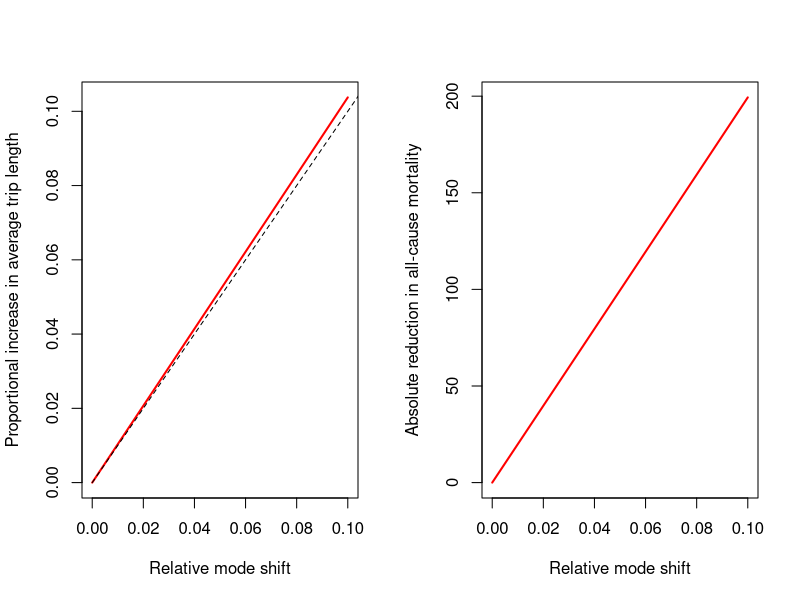
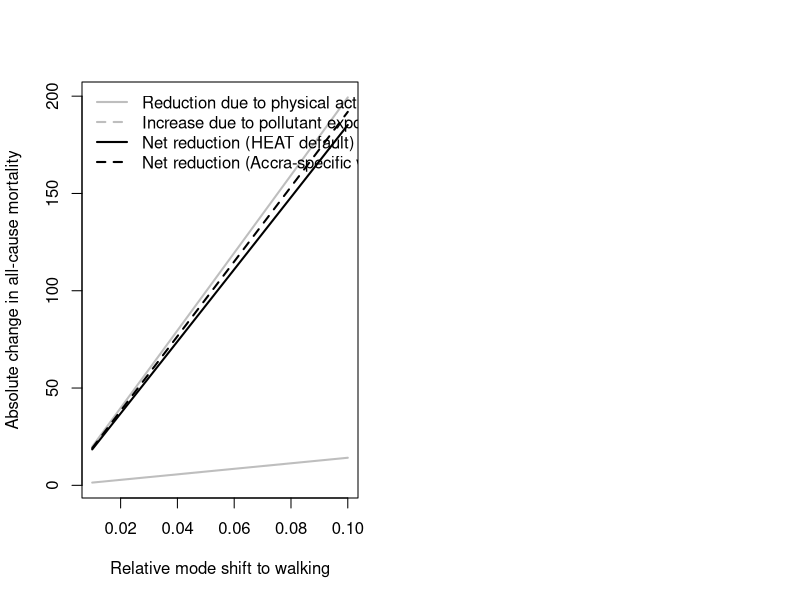

These figures' R source, in order:
## ---- chunk 1
knitr::opts_chunk$set(
  out.width = "100%",
  collapse = TRUE,
  comment = "#>",
  fig.path="figures/"
)
## ---- chunk 2
x <- read.csv ("./who-mortality.csv")
names (x) <- c ("country", "population", "deaths", "remove")
x$remove <- NULL
x <- x [!is.na (x$deaths), ]
mortality <- mean (x$deaths / x$population)
message ("global mortality = ", mortality)
## ---- chunk 3
d_market <- c (0.5, 1.5, 2.5, 4.5, 8.5)
p_market <- c (0.273, 0.212, 0.061, 0.424, 0.03)
d_market <- sum (d_market * p_market)

d_tro <- c (0.25, 0.75, 1.5, 3.5, 7.5)
p_tro <- c (0.832, 0.119, 0.023, 0.005, 0.022)
d_tro <- sum (d_tro * p_tro)

d_work <- 0.474 * d_market + 0.19 * d_tro
message ("Average distance to work = ", signif (d_work, 4), " km")
## ---- chunk 4
n_walk <- c (5, 15.5, 25.5, 35.5, 50.5, 80.5)
p_walk <- c (0.64, 0.204, 0.062, 0.029, 0.034, 0.007)
n_walk <- sum (n_walk * p_walk)
message ("Number of walking trips per day = ", n_walk,
         " or per week = ", n_walk * 7)
n_walk <- n_walk * 7 # use weekly figures throughout
## ---- chunk 5
n_walk <- n_walk - 2.5 * 1.474 # (2.5 * 0.474 + 2.5 * 1 for market)
d_walk_ref <- n_walk * d_tro + 2.5 * 0.474 * d_work + 2.5 * d_market
message ("Average reference weekly distance walked = ",
         signif (d_walk_ref, 4), " km")
## ---- chunk 6
x <- read.csv ("./who-mortality.csv")
names (x) <- c ("country", "population", "deaths", "remove")
x$remove <- NULL
x <- x [!is.na (x$deaths), ]
mortality <- mean (x$deaths / x$population)
mode_shift <- function (mode_incr = 0.01, accra_pop, mortality)
{
    d_market <- c (0.5, 1.5, 2.5, 4.5, 8.5)
    p_market <- c (0.273, 0.212, 0.061, 0.424, 0.03)
    d_market <- sum (d_market * p_market)

    d_tro <- c (0.25, 0.75, 1.5, 3.5, 7.5)
    p_tro <- c (0.832, 0.119, 0.023, 0.005, 0.022)
    d_tro <- sum (d_tro * p_tro)

    d_work <- 0.474 * d_market + 0.19 * d_tro

    n_walk <- c (5, 15.5, 25.5, 35.5, 50.5, 80.5)
    p_walk <- c (0.64, 0.204, 0.062, 0.029, 0.034, 0.007)
    n_walk <- 7 * sum (n_walk * p_walk)

    d_walk_ref <- n_walk * d_tro + 2.5 * 0.474 * d_work + 2.5 * d_market

    d_work <- (0.474 * (1 + mode_incr)) * d_market +
        (0.19 * (1 + mode_incr)) * d_tro
    d_walk <- n_walk * (1 + mode_incr) * d_tro +
        2.5 * 0.474 * (1 + mode_incr) * d_work +
        2.5 * (1 + mode_incr) * d_market

    rr <- 0.114 * d_walk / d_walk_ref - 0.114
    accra_mortality <- accra_pop * mortality * rr
    data.frame (mode_shift = mode_incr,
                dist_ref = d_walk_ref,
                dist = d_walk,
                increase = d_walk / d_walk_ref - 1,
                rr = rr,
                d_mortality = accra_mortality)
}
mode_incr <- 0:10 / 100
accra_pop <- 2.27e6
x <- mode_shift (mode_incr, accra_pop, mortality)

par (mfrow = c (1, 2))
plot (x$mode_shift, x$increase, "l", col = "red", lwd = 2,
      xlab = "Relative mode shift",
      ylab = "Proportional increase in average trip length")
lines (c (0, 1), c (0, 1), col = "black", lty = 2)

plot (x$mode_shift, x$d_mortality, "l", col = "red", lwd = 2,
      xlab = "Relative mode shift",
      ylab = "Absolute reduction in all-cause mortality")
## ---- chunk 7
exposure <- function (mode_incr = 0.01, accra_pop, mortality, rel_exp = "HEAT")
{
    x <- mode_shift (mode_incr, accra_pop, mortality)

    heat_vol_pm25_walk <- 1.37
    heat_vol_pm25_inactive <- 0.61

    # PM2.5 figures for Accra
    pm25bg <- 35
    pm25road <- pm25bg + 11
    rel_exp_walking <- pm25road / pm25bg # 1.31
    if (rel_exp == "HEAT")
        rel_exp_walking <- 1.6 # HEAT standard value

    # average weekly concentration for reference case:
    walk_time <- x$dist_ref / 5.3
    non_walk_time <- 24 * 7 - walk_time
    pm10_ref <- pm25bg * (walk_time * rel_exp_walking + non_walk_time) / (24 * 7)
    # modified average weekly concentration for scenario
    walk_time <- x$dist / 5.3
    non_walk_time <- 24 * 7 - walk_time
    pm10_scenario <- pm25bg * (walk_time * rel_exp_walking + non_walk_time) / (24 * 7)
    # capped at 50, but all well below here, so can be left as is

    d_exposure <- pm10_scenario - pm10_ref
    exposure <- accra_pop * mortality * d_exposure * 0.07 / 10

    data.frame (x,
                d_exposure = exposure,
                d_net = x$d_mortality - exposure)
}
x <- exposure (1:10 / 100, accra_pop, mortality)
x_accra <- exposure (1:10 / 100, accra_pop, mortality, rel_exp = "xx")
ylims <- range (c (x$d_mortality, x$d_exposure))
plot (x$mode_shift, x$d_mortality, "l", col = "grey", lwd = 2, ylim = ylims,
      xlab = "Relative mode shift to walking",
      ylab = "Absolute change in all-cause mortality")
lines (x$mode_shift, x$d_exposure, col = "grey", lwd = 2)
lines (x$mode_shift, x$d_net, lwd = 2)
lines (x$mode_shift, x_accra$d_net, lwd = 2, lty = 2)
legend ("topleft", lwd = 2, col = c ("grey", "grey", "black", "black"),
        bty = "n", lty = c (1, 2, 1, 2),
        legend = c ("Reduction due to physical activity",
                    "Increase due to pollutant exposure",
                    "Net reduction (HEAT default)",
                    "Net reduction (Accra-specific values)"))
